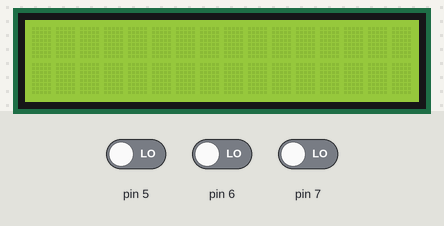
A sketch run on a simulated Arduino Uno, built with avr-gcc and run on an emulated ATmega328P. Parts: 16×2 character LCD. The test bench sets the inputs (shaded band); at power-on: pin 5 LOW, pin 6 LOW, pin 7 LOW. The local clock reads 2024-03-15 10:24:30 at power-on unless the sketch sets it.

Above: at 1.2 s.
1.3 s: pin 5 driven HIGH
At 2.5 s:
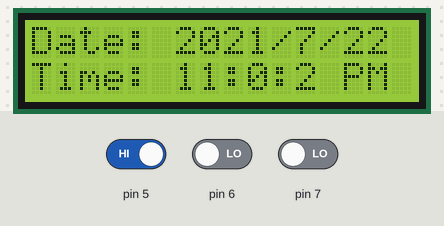
5.4 s: pin 5 driven LOW and pin 6 driven HIGH
At 7.0 s:
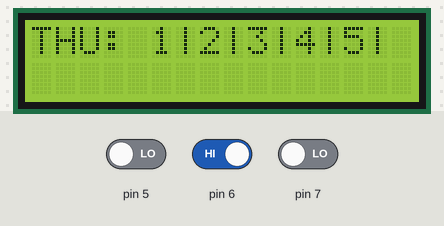
7.7 s: pin 5 driven HIGH
At 9.1 s:
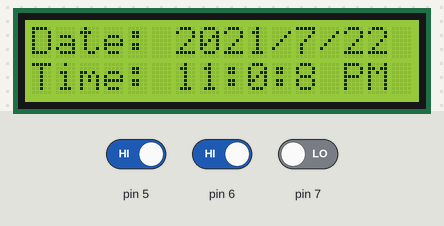
10.8 s: pin 5 driven LOW
At 11.8 s:
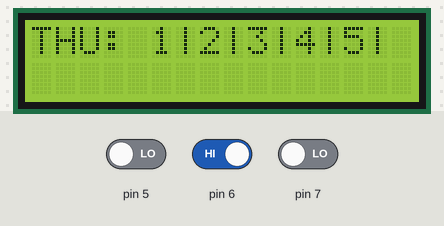
12.9 s: pin 6 driven LOW and pin 7 driven HIGH
At 13.9 s:
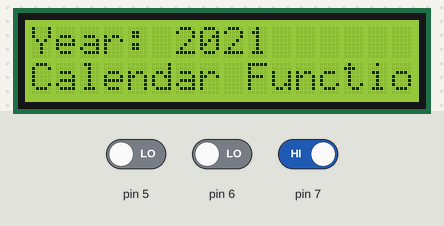
14.9 s: pin 6 driven HIGH
At 16.0 s:
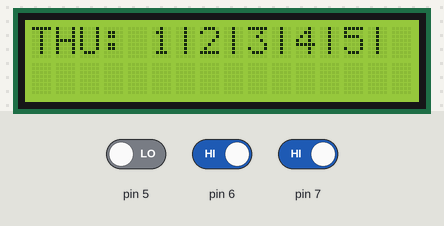
Timing chart, 0 to 17.9 s (numbered marks = the images above; inputs shaded):
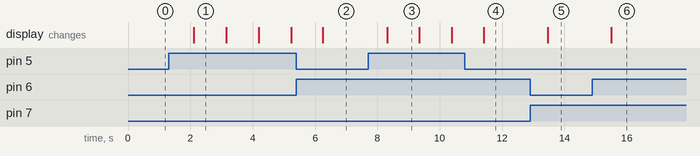

The sketch:

kiringkiring.ino
```cpp
#include <Wire.h>
#include <LiquidCrystal_I2C.h>
#include <I2C_RTC.h>

static DS1307 RTC;
LiquidCrystal_I2C lcd(0x27, 16, 2); // I2C address 0x27, 16 columns and 2 rows

void setup()
{
  Serial.begin(9600);
  RTC.begin();

  lcd.init();
  lcd.backlight();

  RTC.setHourMode(CLOCK_H12);
  // RTC.setHourMode(CLOCK_H24);

  if (RTC.getHourMode() == CLOCK_H12)
  {
     RTC.setMeridiem(HOUR_PM);
  }

  // Initialize RTC time and date
  RTC.setWeek(1);
  RTC.setDate(22, 07, 21);
  RTC.setTime(23, 00, 00);

  // Set pin modes
  pinMode(5, INPUT); // 날짜
  pinMode(6, INPUT); // 시간표
  pinMode(7, INPUT); // 캘린더
}

void loop()
{
  // Read pin states
  int readDate = digitalRead(5);
  int readSchedule = digitalRead(6);
  int readCalendar = digitalRead(7);

  if (readDate == HIGH) {
    displayDate();
  } else if (readSchedule == HIGH) {
    displaySchedule();
  } else if (readCalendar == HIGH) {
    displayCalendar();
  }

  delay(1000); // Delay to avoid bouncing
}

void displayDate() {
  lcd.clear();
  lcd.setCursor(0, 0);
  lcd.print("Date: ");
  lcd.print(RTC.getYear());
  lcd.print("/");
  lcd.print(RTC.getMonth());
  lcd.print("/");
  lcd.print(RTC.getDay());

  lcd.setCursor(0, 1);
  lcd.print("Time: ");
  lcd.print(RTC.getHours());
  lcd.print(":");
  lcd.print(RTC.getMinutes());
  lcd.print(":");
  lcd.print(RTC.getSeconds());
  lcd.print(" ");
  if (RTC.getHourMode() == CLOCK_H12) {
    switch (RTC.getMeridiem()) {
      case HOUR_AM :
        lcd.print("AM");
        break;
      case HOUR_PM :
        lcd.print("PM");
        break;
    }
  }
}

void displaySchedule() {
  lcd.clear();
  lcd.setCursor(0, 0);
  switch (RTC.getWeek()) {
    case 2: // MONDAY
      lcd.print("MON: 1|2|3|4|5|");
      break;
    case 3: // TUESDAY
      lcd.print("TUE: 1|2|3|4|5|");
      break;
    case 4: // WEDNESDAY
      lcd.print("WED: 1|2|3|4|5|");
      break;
    case 5: // THURSDAY
      lcd.print("THU: 1|2|3|4|5|");
      break;
    case 6: // FRIDAY
      lcd.print("FRI: 1|2|3|4|5|");
      break;
    case 7: // SATURDAY
    case 1: // SUNDAY
      lcd.print("WEEKEND: 쉬는날");
      break;
  }
}

void displayCalendar() {
  lcd.clear();
  lcd.setCursor(0, 0);
  lcd.print("Year: ");
  lcd.print(RTC.getYear());
  lcd.setCursor(0, 1);
  lcd.print("Calendar Function");
  // Implement calendar display function if needed
}
```

Measured:
- after the input at 1.3 s, the display: changes after 0.82 s (image 1)
- after the input at 5.4 s, the display: changes after 0.85 s (image 2)
- after the input at 7.7 s, the display: changes after 0.61 s (image 3)
- after the input at 10.8 s, the display: changes after 0.61 s (image 4)
- after the input at 12.9 s, the display: changes after 0.56 s (image 5)
- after the input at 14.9 s, the display: changes after 0.61 s (image 6)
- what the display in image 1 shows lasts 1.1 s, from 2.1 s to 3.2 s
